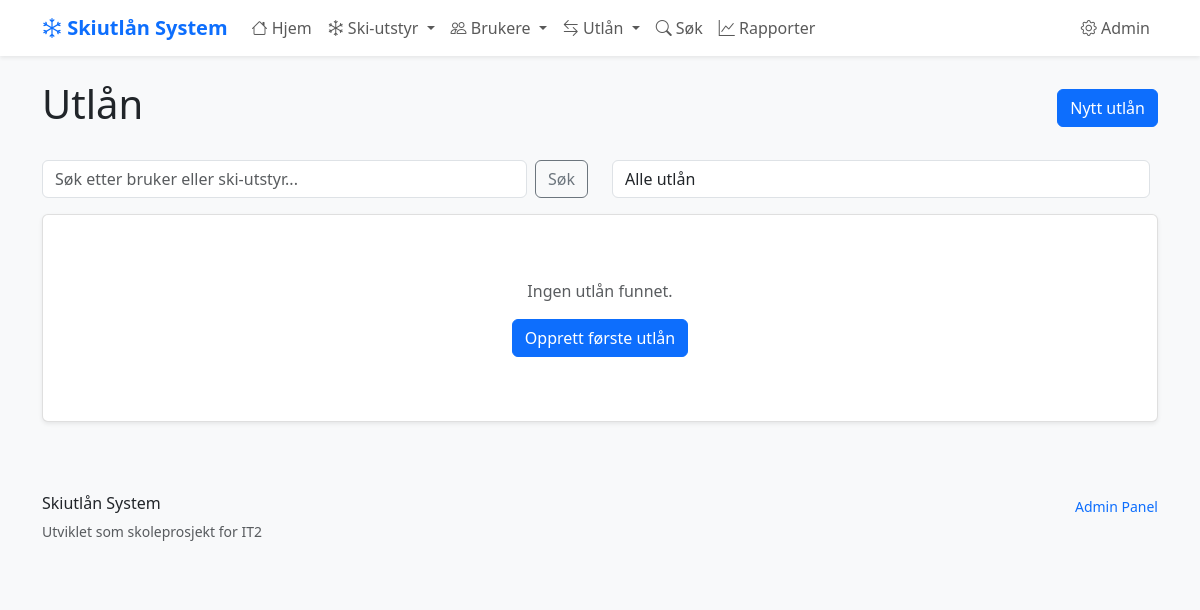
Before: /utlan/ with the older database file.
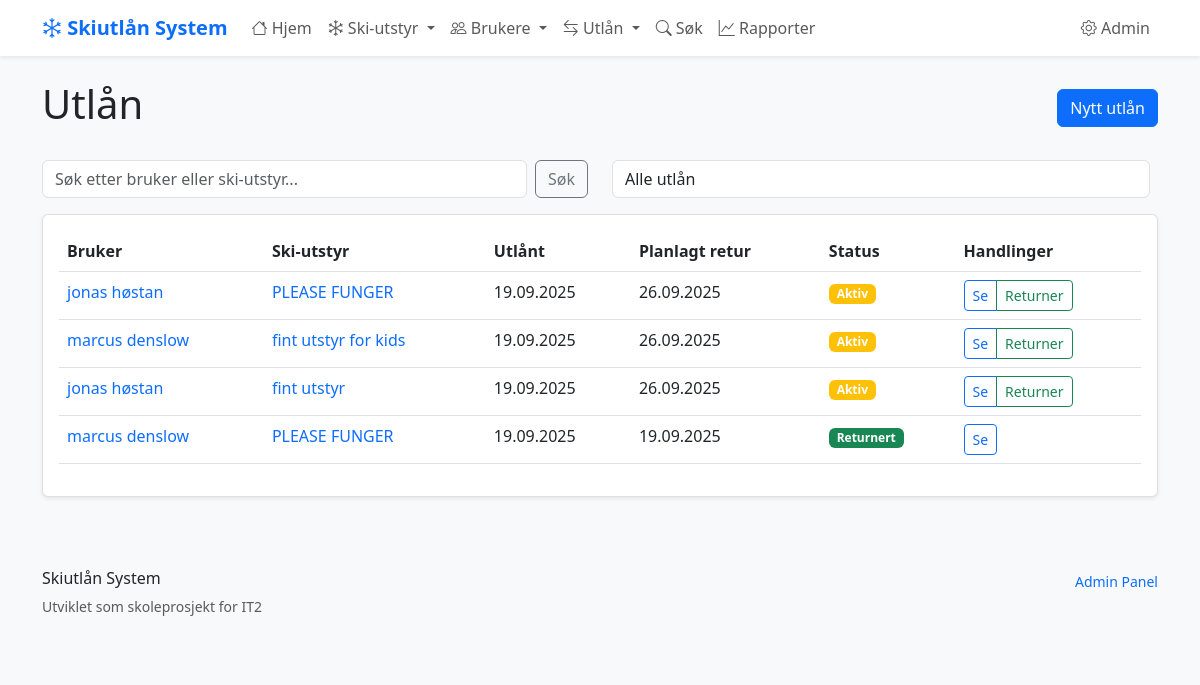
After: the same page with the newer database file.
### skiutlan/models.py (models this page shows, shortened)
class Utlan(models.Model):
    bruker = models.ForeignKey(Bruker, on_delete=models.CASCADE)
    ski_item = models.ForeignKey(SkiItem, on_delete=models.CASCADE)
    utlant_dato = models.DateTimeField(auto_now_add=True)
    planlagt_retur = models.DateField()
    returnert_dato = models.DateTimeField(blank=True, null=True)
    def __str__(self):
        return f"{self.bruker.fornavn} {self.bruker.etternavn} låner {self.ski_item.navn}"

class Bruker(models.Model):
    fornavn = models.CharField(max_length=50)
    etternavn = models.CharField(max_length=50)
    telefon = models.CharField(
        max_length=15,
        unique=True,  # Hver bruker må ha unikt telefonnummer
        help_text="Telefonnummer med landkode (+47)"
    )
    epost = models.EmailField(blank=True, null=True)
    registrert = models.DateTimeField(auto_now_add=True)
    class Meta:
        verbose_name = "Bruker"
        verbose_name_plural = "Brukere"
        ordering = ['etternavn', 'fornavn']

class SkiItem(models.Model):
    SKI_TYPES = [
        ('alpinski', 'Alpinski'),
        ('langrenn', 'Langrennsski'),
        ('snowboard', 'Snowboard'),
        ('stovler', 'Skistøvler'),
        ('staver', 'Skistaver'),
    ]
    navn = models.CharField(max_length=100, help_text="Navn på ski-elementet")
    type_ski = models.CharField(
        max_length=20,
        choices=SKI_TYPES,
        help_text="Type ski-element"
    )
    storrelse = models.IntegerField(
        validators=[MinValueValidator(1), MaxValueValidator(300)],
        help_text="Størrelse i cm for ski/staver, EU-størrelse for støvler"
    )
    tilstand = models.CharField(
        max_length=20,
        choices=[
            ('utmerket', 'Utmerket'),
            ('god', 'God'),
            ('slitt', 'Slitt'),
            ('reparasjon', 'Trenger reparasjon'),
        ],
        default='god'
    )
    opprettet = models.DateTimeField(auto_now_add=True)
    oppdatert = models.DateTimeField(auto_now=True)
    class Meta:
        verbose_name = "Ski-element"
        verbose_name_plural = "Ski-elementer"
        ordering = ['type_ski', 'storrelse']  # Sorterer automatisk

### skiutlan/views.py (the view)
# urls.py: path('utlan/', views.utlan_liste, name='utlan_liste'),
def utlan_liste(request):
    utlan = Utlan.objects.all().order_by('-utlant_dato')
    print(f"DEBUG utlan_liste: Totalt {utlan.count()} utlån i databasen")
    status_filter = request.GET.get('status', '')
    if status_filter == 'aktive':
        utlan = utlan.filter(returnert_dato__isnull=True)
    elif status_filter == 'returnerte':
        utlan = utlan.filter(returnert_dato__isnull=False)
    elif status_filter == 'forsinket':
        utlan = utlan.filter(returnert_dato__isnull=True, planlagt_retur__lt=date.today())
    sok_tekst = request.GET.get('sok', '')
    if sok_tekst:
        utlan = utlan.filter(
            Q(bruker__fornavn__icontains=sok_tekst) |
            Q(bruker__etternavn__icontains=sok_tekst) |
            Q(ski_item__navn__icontains=sok_tekst)
        )
    print(f"DEBUG utlan_liste: Etter filtrering {utlan.count()} utlån")
    for u in utlan:
        print(f"  - {u}")
    context = {
        'utlan': utlan,
        'sok_tekst': sok_tekst,
        'status_filter': status_filter,
    }
    return render(request, 'skiutlan/utlan_liste.html', context)

### skiutlan/templates/skiutlan/utlan_liste.html (shortened to what this page needs)
{% extends 'skiutlan/base.html' %}
{% block content %}
<div class="d-flex justify-content-between align-items-center mb-4">
    <h1>Utlån</h1>
    <a href="{% url 'skiutlan:utlan_opprett' %}" class="btn btn-primary">Nytt utlån</a>
</div>
<div class="row mb-3">
    <div class="col-md-6">
        <form method="get" class="d-flex">
            <input type="text" name="sok" class="form-control me-2" placeholder="Søk etter bruker eller ski-utstyr..." value="{{ sok_tekst }}">
            <button type="submit" class="btn btn-outline-secondary">Søk</button>
        </form>
    </div>
    <div class="col-md-6">
        <form method="get" class="d-flex">
            <select name="status" class="form-control me-2" onchange="this.form.submit()">
                <option value="">Alle utlån</option>
            </select>
        </form>
    </div>
</div>
<div class="card">
    <div class="card-body">
        {% if utlan %}
            <div class="table-responsive">
                <table class="table table-hover">
                    <thead>
                        <tr>
                            <th>Bruker</th>
                            <th>Ski-utstyr</th>
                            <th>Utlånt</th>
                            <th>Planlagt retur</th>
                            <th>Status</th>
                            <th>Handlinger</th>
                        </tr>
                    </thead>
                    <tbody>
                        {% for utlan_item in utlan %}
                        <tr>
                            <td>
                                <a href="{% url 'skiutlan:bruker_detalj' utlan_item.bruker.id %}" class="text-decoration-none">
                                    {{ utlan_item.bruker.fornavn }} {{ utlan_item.bruker.etternavn }}
                                </a>
                            </td>
                            <td>
                                <a href="{% url 'skiutlan:ski_item_detalj' utlan_item.ski_item.id %}" class="text-decoration-none">
                                    {{ utlan_item.ski_item.navn }}
                                </a>
                            </td>
                            <td>{{ utlan_item.utlant_dato|date:"d.m.Y" }}</td>
                            <td>{{ utlan_item.planlagt_retur|date:"d.m.Y" }}</td>
                            <td>
                                {% if utlan_item.returnert_dato %}
                                    <span class="badge bg-success">Returnert</span>
                                {% else %}
                                    {% now "Y-m-d" as today %}
                                    {% if utlan_item.planlagt_retur|date:"Y-m-d" < today %}
                                        <span class="badge bg-danger">Forsinket</span>
                                    {% else %}
                                        <span class="badge bg-warning">Aktiv</span>
                                    {% endif %}
                                {% endif %}
                            </td>
                            <td>
                                <div class="btn-group btn-group-sm">
                                    <a href="{% url 'skiutlan:utlan_detalj' utlan_item.id %}" class="btn btn-outline-primary">Se</a>
                                    {% if not utlan_item.returnert_dato %}
                                        <a href="{% url 'skiutlan:utlan_marker_returnert' utlan_item.id %}" class="btn btn-outline-success">Returner</a>
                                    {% endif %}
                                </div>
                            </td>
                        </tr>
                        {% endfor %}
                    </tbody>
                </table>
            </div>
        {% else %}
            <div class="text-center py-5">
                <p class="text-muted">Ingen utlån funnet.</p>
                <a href="{% url 'skiutlan:utlan_opprett' %}" class="btn btn-primary">Opprett første utlån</a>
            </div>
        {% endif %}
    </div>
</div>
{% endblock %}

Changed rows visible on the page:
added Utlan: bruker.fornavn "jonas", bruker.etternavn "høstan", ski_item.navn "PLEASE FUNGER", utlant_dato "19.09.2025", planlagt_retur "26.09.2025", shows "Aktiv", shows "Returner"
added Utlan: bruker.fornavn "marcus", bruker.etternavn "denslow", ski_item.navn "fint utstyr for kids", utlant_dato "19.09.2025", planlagt_retur "26.09.2025", shows "Aktiv", shows "Returner"
added Utlan: bruker.fornavn "jonas", bruker.etternavn "høstan", ski_item.navn "fint utstyr", utlant_dato "19.09.2025", planlagt_retur "26.09.2025", shows "Aktiv", shows "Returner"
added Utlan: bruker.fornavn "marcus", bruker.etternavn "denslow", ski_item.navn "PLEASE FUNGER", utlant_dato "19.09.2025", planlagt_retur "19.09.2025", shows "Returnert"
Other visible differences:
text no longer shown: "Ingen utlån funnet. Opprett første utlån"
text now shown: "Bruker Ski-utstyr Utlånt Planlagt retur Status Handlinger"
